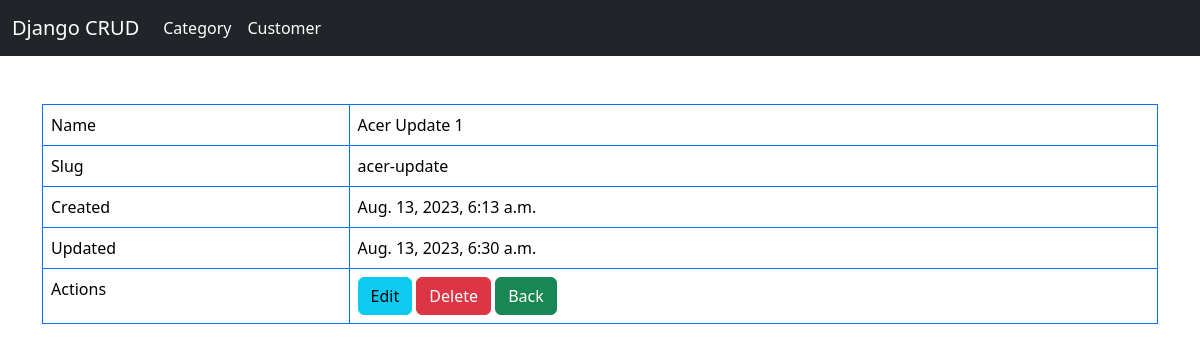
The app's page /category/detail/acer-update/, older data.
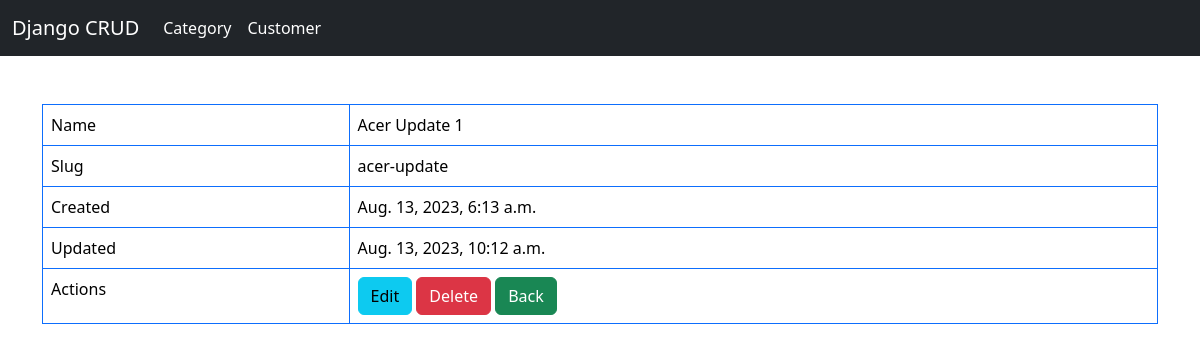
The same page, newer data.
### category/models.py (models this page shows, shortened)
class Category(models.Model):
    name = models.CharField(max_length=255)
    slug = models.SlugField(max_length=255, unique=name)
    created_at = models.DateTimeField(auto_now_add=True)
    updated_at = models.DateTimeField(auto_now=True)

### category/views.py (the view)
# urls.py: path('category/detail/<slug:slug>/', CategoryDetailView.as_view(), name='category_detail'),
class CategoryDetailView(DetailView):
    model = Category

### category/templates/category/category_detail.html
{% extends 'category/base.html' %}
{% block contents %}
<div class="row py-5">
    <div class="col-md-12">
        <table class="table table-bordered border-primary">
            <tbody>
                <tr>
                    <td>
                        Name
                    </td>
                    <td>
                        {{ category.name }}
                    </td>
                </tr>
                <tr>
                    <td>
                        Slug
                    </td>
                    <td>
                        {{ category.slug }}
                    </td>
                </tr>
                <tr>
                    <td>
                        Created
                    </td>
                    <td>
                        {{ category.created_at }}
                    </td>
                </tr>
                <tr>
                    <td>
                        Updated
                    </td>
                    <td>
                        {{ category.updated_at }}
                    </td>
                </tr>
                <tr>
                    <td>
                        Actions
                    </td>
                    <td>
                        <a href="{% url 'category_update' category.slug  %}" class="btn btn-info">
                            Edit
                        </a>
                        <a href="{% url 'category_delete' category.slug  %}" class="btn btn-danger">
                            Delete
                        </a>
                        <a href="{% url 'category_list' %}" class="btn btn-success">
                            Back
                        </a>
                    </td>
                </tr>
            </tbody>
        </table>
    </div>
</div>
{% endblock %}

Row changes from the older to the newer data that the page shows:
changed Category "Acer Update 1": updated_at "Aug. 13, 2023, 6:30 a.m." → "Aug. 13, 2023, 10:12 a.m."
